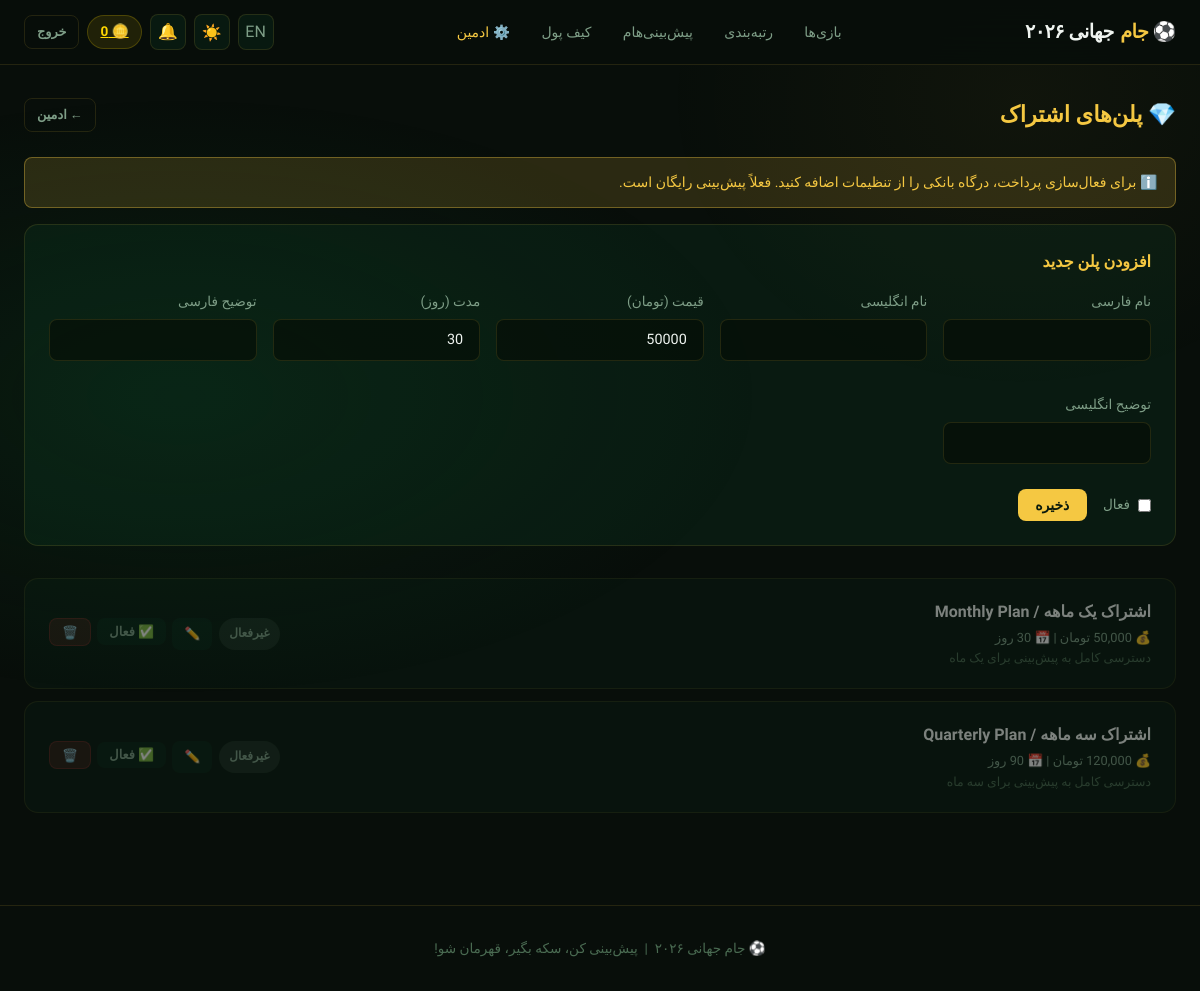
/admin/subscriptions.php (signed in), run on the app's committed database.
### tables this page shows
CREATE TABLE users (
    id INT AUTO_INCREMENT PRIMARY KEY,
    username VARCHAR(50) UNIQUE NOT NULL,
    email VARCHAR(100) UNIQUE NOT NULL,
    password VARCHAR(255) NOT NULL,
    avatar VARCHAR(10) DEFAULT '⚽',
    coins INT DEFAULT 0,
    role ENUM('user','admin') DEFAULT 'user',
    subscription_status ENUM('free','premium') DEFAULT 'free',
    subscription_expires DATETIME DEFAULT NULL,
    is_active TINYINT(1) DEFAULT 1,
    lang VARCHAR(5) DEFAULT 'fa',
    created_at TIMESTAMP DEFAULT CURRENT_TIMESTAMP
);

CREATE TABLE subscription_plans (
    id INT AUTO_INCREMENT PRIMARY KEY,
    name_fa VARCHAR(100),
    name_en VARCHAR(100),
    price_rial BIGINT DEFAULT 0,
    duration_days INT DEFAULT 30,
    description_fa TEXT,
    description_en TEXT,
    is_active TINYINT(1) DEFAULT 0,
    created_at TIMESTAMP DEFAULT CURRENT_TIMESTAMP
);

### includes/config.php (called while the page is built, shortened)
<?php
function getDB(): mysqli {
    static $conn = null;
    if ($conn === null) {
        $conn = new mysqli(DB_HOST, DB_USER, DB_PASS, DB_NAME);
        $conn->set_charset('utf8mb4');
    }
    return $conn;
}
function e(string $str): string {
    return htmlspecialchars($str, ENT_QUOTES, 'UTF-8');
}
function isAdmin(): bool {
    return isset($_SESSION['role']) && $_SESSION['role'] === 'admin';
}
function getCurrentUser(): ?array {
    $db = getDB();
    $id = (int)$_SESSION['user_id'];
    $r = $db->query("SELECT * FROM users WHERE id=$id AND is_active=1");
    return $r ? $r->fetch_assoc() : null;
}
function getLang(): string {
    return 'fa';
}
function t(string $fa, string $en): string {
    return getLang() === 'fa' ? $fa : $en;
}
function isRTL(): bool {
    return getLang() === 'fa';
}

### admin/subscriptions.php (the view, shortened to what this page needs)
<?php
require_once '../includes/config.php';
$db = getDB();
$plans = $db->query("SELECT * FROM subscription_plans ORDER BY price_rial ASC")->fetch_all(MYSQLI_ASSOC);
$editPlan = null;
include '../includes/header.php';
?>
<div style="display:flex;align-items:center;justify-content:space-between;margin-bottom:1.5rem;flex-wrap:wrap;gap:1rem">
    <h1 style="font-size:1.4rem;font-weight:900;color:var(--gold)">💎 <?= t('پلن‌های اشتراک','Subscription Plans') ?></h1>
    <a href="index.php" class="btn btn-outline btn-sm">← <?= t('ادمین','Admin') ?></a>
</div>
<div class="alert alert-info">
    ℹ️ <?= t('برای فعال‌سازی پرداخت، درگاه بانکی را از تنظیمات اضافه کنید. فعلاً پیش‌بینی رایگان است.',
              'To enable payments, add a payment gateway from settings. Currently predictions are free.') ?>
</div>
<div class="card" style="padding:1.5rem;margin-bottom:2rem">
    <h2 style="font-size:1rem;font-weight:700;color:var(--gold);margin-bottom:1rem">
        <?= $editPlan ? t('ویرایش پلن','Edit Plan') : t('افزودن پلن جدید','Add New Plan') ?>
    </h2>
    <form method="POST">
        <div style="display:grid;grid-template-columns:repeat(auto-fit,minmax(200px,1fr));gap:1rem">
            <div class="form-group">
                <label><?= t('نام فارسی','Name (FA)') ?></label>
                <input type="text" name="name_fa" value="<?= e($editPlan['name_fa'] ?? '') ?>" required>
            </div>
            <div class="form-group">
                <label><?= t('نام انگلیسی','Name (EN)') ?></label>
                <input type="text" name="name_en" value="<?= e($editPlan['name_en'] ?? '') ?>" required>
            </div>
            <div class="form-group">
                <label><?= t('قیمت (تومان)','Price (Rial)') ?></label>
                <input type="number" name="price_rial" value="<?= $editPlan['price_rial'] ?? 50000 ?>" min="0" required>
            </div>
            <div class="form-group">
                <label><?= t('مدت (روز)','Duration (days)') ?></label>
                <input type="number" name="duration_days" value="<?= $editPlan['duration_days'] ?? 30 ?>" min="1" required>
            </div>
            <div class="form-group">
                <label><?= t('توضیح فارسی','Description (FA)') ?></label>
                <input type="text" name="description_fa" value="<?= e($editPlan['description_fa'] ?? '') ?>">
            </div>
            <div class="form-group">
                <label><?= t('توضیح انگلیسی','Description (EN)') ?></label>
                <input type="text" name="description_en" value="<?= e($editPlan['description_en'] ?? '') ?>">
            </div>
        </div>
        <div style="display:flex;align-items:center;gap:1rem;margin-top:.5rem">
            <label style="display:flex;align-items:center;gap:.5rem;cursor:pointer;margin:0">
                <input type="checkbox" name="is_active" value="1" <?= ($editPlan['is_active'] ?? 0)?'checked':'' ?>>
                <?= t('فعال','Active') ?>
            </label>
            <button type="submit" class="btn btn-gold"><?= t('ذخیره','Save') ?></button>
        </div>
    </form>
</div>
<?php foreach ($plans as $pl): ?>
<div class="card" style="padding:1.25rem 1.5rem;margin-bottom:.75rem;opacity:<?= $pl['is_active']?1:.5 ?>">
    <div style="display:flex;align-items:center;justify-content:space-between;flex-wrap:wrap;gap:1rem">
        <div>
            <div style="font-weight:700"><?= e($pl['name_fa']) ?> / <?= e($pl['name_en']) ?></div>
            <div style="font-size:.8rem;color:var(--text2);margin-top:.2rem">
                💰 <?= number_format($pl['price_rial']) ?> <?= t('تومان','Rial') ?> |
                📅 <?= $pl['duration_days'] ?> <?= t('روز','days') ?>
            </div>
            <div style="font-size:.78rem;color:var(--text3)"><?= e($pl['description_fa']) ?></div>
        </div>
        <div style="display:flex;gap:.4rem;flex-wrap:wrap">
            <span class="badge <?= $pl['is_active']?'badge-upcoming':'badge-finished' ?>">
                <?= $pl['is_active']?t('فعال','Active'):t('غیرفعال','Inactive') ?>
            </span>
            <a href="?edit=<?= $pl['id'] ?>" class="btn btn-ghost btn-sm">✏️</a>
            <form method="POST" style="display:inline">
                <button type="submit" class="btn btn-ghost btn-sm"><?= $pl['is_active']?'🔴':t('✅ فعال','✅ Enable') ?></button>
            </form>
            <form method="POST" style="display:inline" onsubmit="return confirm('<?= t('حذف شود؟','Delete?') ?>')">
                <button type="submit" class="btn btn-danger btn-sm">🗑️</button>
            </form>
        </div>
    </div>
</div>
<?php endforeach; ?>
<?php include '../includes/footer.php'; ?>

### includes/header.php (shortened to what this page needs)
<?php
$user = getCurrentUser();
$lang = getLang();
$rtl  = isRTL();
$dir  = $rtl ? 'rtl' : 'ltr';
$page = basename($_SERVER['PHP_SELF'], '.php');
?>
<!DOCTYPE html>
<html lang="<?= $lang ?>" dir="<?= $dir ?>">
<head>
</head>
<body data-theme="<?= isset($_COOKIE['theme']) ? e($_COOKIE['theme']) : 'dark' ?>">
<nav>
    <div class="nav-inner">
        <a href="<?= SITE_URL ?>/index.php" class="logo">
            ⚽ <?= t('جام','WC') ?><em><?= t('جهانی ۲۰۲۶',' 2026') ?></em>
        </a>
        <ul class="nav-links">
            <li><a href="<?= SITE_URL ?>/index.php" class="<?= $page==='index'?'active':'' ?>"><?= t('بازی‌ها','Matches') ?></a></li>
            <li><a href="<?= SITE_URL ?>/leaderboard.php" class="<?= $page==='leaderboard'?'active':'' ?>"><?= t('رتبه‌بندی','Leaderboard') ?></a></li>
            <?php if ($user): ?>
            <li><a href="<?= SITE_URL ?>/predictions.php" class="<?= $page==='predictions'?'active':'' ?>"><?= t('پیش‌بینی‌هام','My Predictions') ?></a></li>
            <li><a href="<?= SITE_URL ?>/wallet.php" class="<?= $page==='wallet'?'active':'' ?>"><?= t('کیف پول','Wallet') ?></a></li>
            <?php if (isAdmin()): ?>
            <li><a href="<?= SITE_URL ?>/admin/index.php" class="<?= strpos($page,'admin')!==false?'active':'' ?>" style="color:var(--gold)">⚙️ <?= t('ادمین','Admin') ?></a></li>
            <?php endif; ?>
            <?php endif; ?>
        </ul>
        <div class="nav-actions">
            <a href="?lang=<?= $lang==='fa'?'en':'fa' ?>" class="icon-btn" title="<?= t('English','فارسی') ?>">
                <?= $lang==='fa' ? 'EN' : 'FA' ?>
            </a>
            <button class="icon-btn" id="themeToggle" title="<?= t('تم روشن','Dark mode') ?>">
                <span id="themeIcon">🌙</span>
            </button>
            <?php if ($user): ?>
                <a href="<?= SITE_URL ?>/notifications.php" class="icon-btn notif-btn" title="<?= t('اعلان‌ها','Notifications') ?>">
                    🔔
                </a>
                <a href="<?= SITE_URL ?>/wallet.php" class="coin-chip hide-mobile">
                    🪙 <?= number_format($user['coins']) ?>
                </a>
                <a href="<?= SITE_URL ?>/logout.php" class="btn btn-outline btn-sm hide-mobile"><?= t('خروج','Logout') ?></a>
            <?php else: ?>
                <a href="<?= SITE_URL ?>/login.php" class="btn btn-outline btn-sm"><?= t('ورود','Login') ?></a>
                <a href="<?= SITE_URL ?>/register.php" class="btn btn-gold btn-sm"><?= t('ثبت‌نام','Register') ?></a>
            <?php endif; ?>
        </div>
    </div>
</nav>
<main>

### includes/footer.php (shortened to what this page needs)
</main>
<footer style="
    border-top: 1px solid var(--border);
    padding: 2rem 1.5rem;
    text-align: center;
    color: var(--text3);
    font-size: 0.85rem;
    position: relative; z-index: 1;
    margin-top: 3rem;
">
    <p>⚽ <?= e(getSetting(isRTL() ? 'site_name_fa' : 'site_name_en', 'WC 2026')) ?>
        &nbsp;|&nbsp;
        <?= t('پیش‌بینی کن، سکه بگیر، قهرمان شو!', 'Predict. Earn. Win.') ?>
    </p>
</footer>
</body>
</html>

### data on the page
users: coins "0"
subscription_plans: name_fa "اشتراک یک ماهه", name_en "Monthly Plan", description_fa "دسترسی کامل به پیش‌بینی برای یک ماه"
subscription_plans: name_fa "اشتراک سه ماهه", name_en "Quarterly Plan", price_rial "120,000", description_fa "دسترسی کامل به پیش‌بینی برای سه ماه"

### other printed values
t('جام','WC') "جام"
t('جهانی ۲۰۲۶',' 2026') "جهانی ۲۰۲۶"
t('بازی‌ها','Matches') "بازی‌ها"
t('رتبه‌بندی','Leaderboard') "رتبه‌بندی"
t('پیش‌بینی‌هام','My Predictions') "پیش‌بینی‌هام"
t('کیف پول','Wallet') "کیف پول"
t('ادمین','Admin') "ادمین"
t('خروج','Logout') "خروج"
t('پلن‌های اشتراک','Subscription Plans') "پلن‌های اشتراک"
t('افزودن پلن جدید','Add New Plan') "افزودن پلن جدید"
t('نام فارسی','Name (FA)') "نام فارسی"
t('نام انگلیسی','Name (EN)') "نام انگلیسی"
t('قیمت (تومان)','Price (Rial)') "قیمت (تومان)"
t('مدت (روز)','Duration (days)') "مدت (روز)"
t('توضیح فارسی','Description (FA)') "توضیح فارسی"
